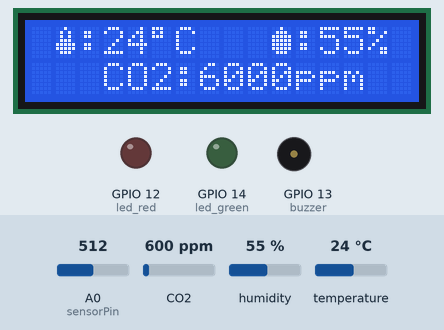
Recording of a sketch running on a simulated ESP8266 (NodeMCU). Shown: 16×2 character LCD, output pins drawn as LEDs (lit = HIGH), buzzer (waves = sounding, pin HIGH). Inputs (shaded band) come from the test bench; at power-on: CO2 600 ppm, humidity 55 %, temperature 24 °C, A0 (sensorPin) = 512. WiFi joins after 1.5 s; servers stay silent unless stated; what the sketch prints to the serial monitor is not drawn.

Above: at 5.0 s.
5.1 s: CO2 set to 452 ppm
At 7.8 s:
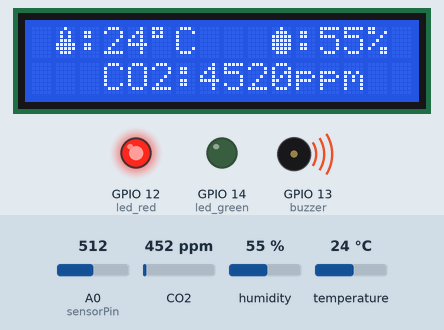
13.8 s: humidity set to 22 %
At 16.5 s:
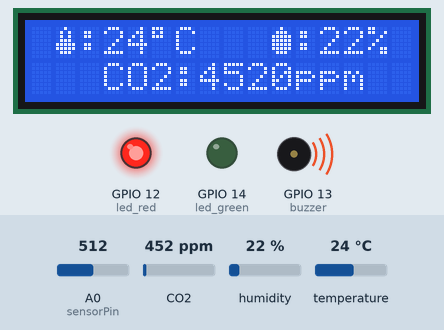
20.6 s: temperature set to 12 °C
At 23.5 s:
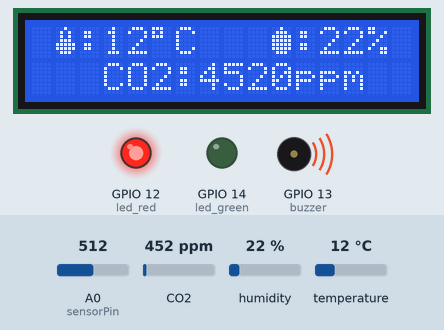
26.7 s: CO2 set to 1050 ppm
At 29.2 s:
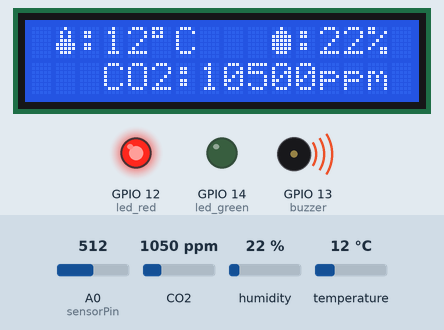
32.8 s: humidity set to 40 %
At 35.1 s:
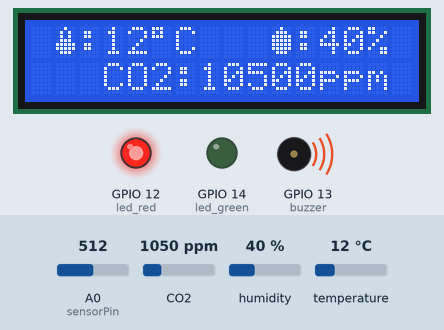
38.9 s: CO2 set to 1700 ppm
At 40.9 s:
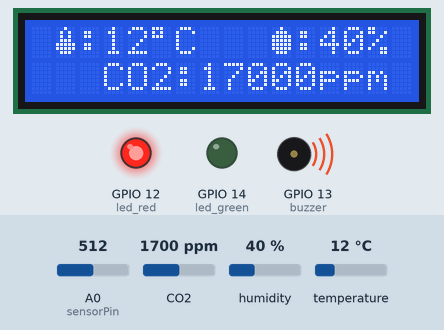
Timing chart, 0 to 42.4 s (numbered marks = the images above; inputs shaded):
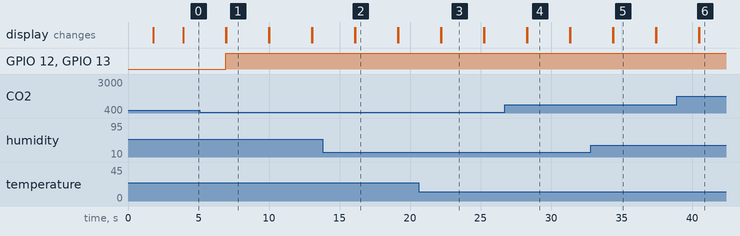

Measured:
- after the input at 5.1 s, the display: first differs from a run without the input after 1.9 s (image 1)
- after the input at 13.8 s, the display: first differs from a run without the input after 2.3 s (image 2)
- after the input at 20.6 s, the display: first differs from a run without the input after 1.6 s (image 3)
- after the input at 26.7 s, the display: first differs from a run without the input after 1.6 s (image 4)
- after the input at 32.8 s, the display: first differs from a run without the input after 1.6 s (image 5)
- after the input at 38.9 s, the display: first differs from a run without the input after 1.6 s (image 6)
- what the display in image 1 shows lasts 3.0 s, from 7.0 s to 10.0 s

The sketch:

mq135_DHT22.ino
```cpp
/*************   Necessary libraries for the project    **************************/

#include <Blynk.h>
#include <Wire.h>
#include <DHT.h>
#include <MQ135.h>
#include <LiquidCrystal_I2C.h>
#include <ESP8266WiFi.h>
#include <BlynkSimpleEsp8266.h>

/******    Humidity and temperature sensor DHT-11 paramters and variables    *****/

#define BLYNK_PRINT Serial
#define DHTPIN 2
#define DHTTYPE DHT22
DHT dht(DHTPIN, DHTTYPE);
float t, h;
LiquidCrystal_I2C lcd(0x27, 16, 2);

/******************    MQ-135 sensor parameteres and variables    ****************/

#define RZERO 1
MQ135 gasSensor = MQ135(A0);
int val;
int sensorPin = A0;
int sensorValue = 0;
float ppm, zero;

/*****************    LED, Buzzer, LCD Config  ****************************************************/

#define led_green 14
#define led_red 12
#define buzzer 13

//Icon
byte temp[] =
{
  B00100,
  B01010,
  B01010,
  B01110,
  B11111,
  B11111,
  B01110,
  B00000
};

byte hum[] =
{
  B00100,
  B01110,
  B11111,
  B11111,
  B11111,
  B11111,
  B01110,
  B00000
};

/*************   BLYNK    **************************/

#define BLYNK_PRINT Serial
#define BLYNK_TEMPLATE_ID "****"
#define BLYNK_TEMPLATE_NAME "Air Quality Sensor"
#define BLYNK_AUTH_TOKEN "*****"

char ssid[] = "wifi_ssid";
char pass[] = "wifi_password";

BlynkTimer timer;
void myTimer()
{
  Blynk.virtualWrite(V0, ppm);
  Blynk.virtualWrite(V1, t);
  Blynk.virtualWrite(V2, h);
}
/***********************   SETUP BLOCK    ***************************************/

void setup( )
{
  Serial.begin(9600);
  Blynk.begin(BLYNK_AUTH_TOKEN, ssid, pass);
  lcd.begin();                            // LCD initialization
  lcd.backlight();
  dht.begin();                            // DHT-22 initialization
  delay(2000);


  pinMode(sensorPin, INPUT);					    // MQ-135 pin data
  pinMode(buzzer, OUTPUT);
  pinMode(led_green, OUTPUT);
  pinMode(led_red, OUTPUT);
  digitalWrite(led_green, LOW);
  digitalWrite(led_red, LOW);

  timer.setInterval(500L, myTimer);
}

/***********************    LOOP BLOCK    *************************************/

void loop( ) {

  t = dht.readTemperature();					    // Read temperature
  h = dht.readHumidity();					        // Read Humidity

  if (isnan(h) || isnan(t) || isnan(ppm)) {					    // when sensor read error
    Serial.println("Failed to read sensor data!!!");
    lcd.setCursor(8,0);
    lcd.print("Error   ");
    lcd.setCursor(10,1);
    lcd.print("Error   ");
    return;
  }

  val = analogRead(A0);						        // CO2 read
  zero = gasSensor.getRZero();					  // Calibration value for the MQ-135 sensor
  ppm = gasSensor.getPPM();					      // Formula in the library for obtaín the ppm of CO2
  ppm = ppm * 10;

  lcd.createChar(1, temp);
  lcd.createChar(2, hum);
  lcd.setCursor(1,0);
  lcd.write(1);
  lcd.print(":");
  lcd.setCursor(10,0);
  lcd.write(2);
  lcd.print(":");
  lcd.setCursor(3,0);
  lcd.print(t,0);
  lcd.print((char)223);
  lcd.print("C");
  lcd.setCursor(12,0);
  lcd.print(h,0);
  lcd.print("%");
  lcd.setCursor(3,1);
  lcd.print("CO2:");
  lcd.print(ppm,0);
  lcd.print("ppm");

  Serial.print( "T = " );					        // Show values by the Serial Port
  Serial.print(t);
  Serial.print(" ºC, H = ");
  Serial.print(h);
  Serial.print( "%, " );
  Serial.print (", ppm: ");
  Serial.println (ppm);
  delay (3000);
  lcd.clear();

  if (ppm >= 800) {                      // If the CO2 concentration is equal o most than 800
    digitalWrite(led_red, HIGH);         // Turn on de red LED
    digitalWrite(buzzer, HIGH);          // Buzzer sound
  } else {
    digitalWrite(led_red, LOW);
    digitalWrite(buzzer, LOW);  }

  if (ppm <= 800)  {
    digitalWrite(led_green, HIGH);        // The green LED turn on only when the CO2
  } else {
    digitalWrite(led_green, LOW); }       // concentration is most low than 551

  Blynk.run();
  timer.run();
}
```
